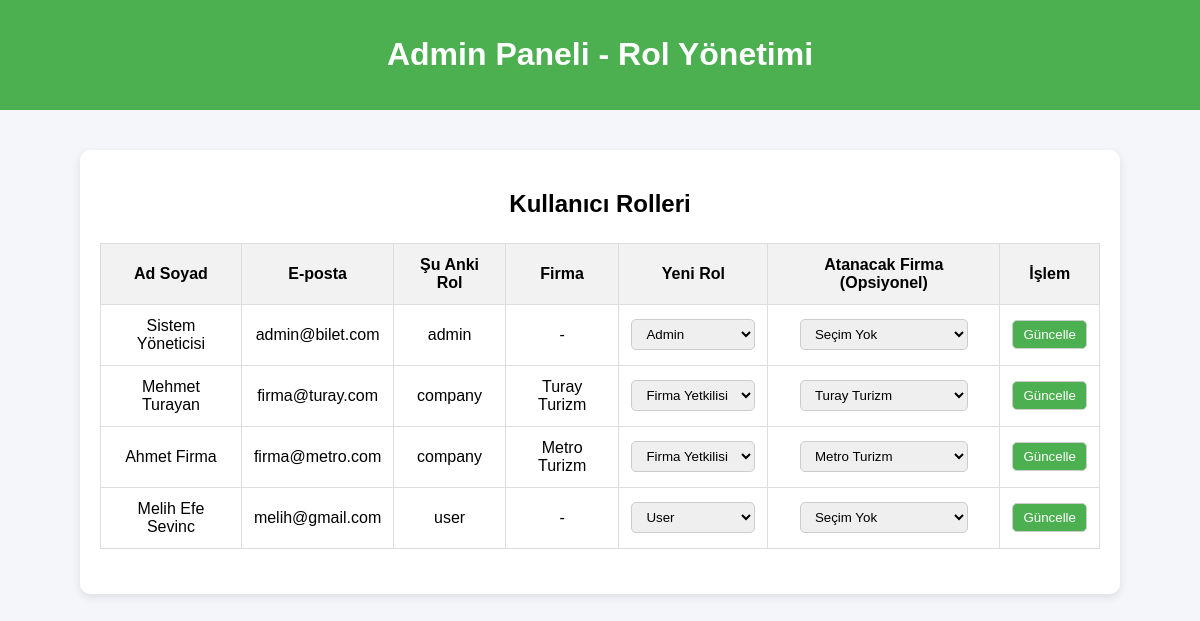
The app's page /manage_roles.php (signed in) with its own data.
### tables this page shows
CREATE TABLE User (
    id TEXT PRIMARY KEY,
    full_name TEXT,
    email TEXT UNIQUE NOT NULL,
    role TEXT NOT NULL CHECK(role IN ('user', 'company', 'admin')),
    password TEXT NOT NULL,
    company_id TEXT,
    balance INTEGER DEFAULT 800,
    created_at TIMESTAMP NOT NULL DEFAULT CURRENT_TIMESTAMP,
    FOREIGN KEY (company_id) REFERENCES Bus_Company(id)
);

CREATE TABLE Bus_Company (
    id TEXT PRIMARY KEY,
    name TEXT UNIQUE NOT NULL,
    logo_path TEXT,
    created_at TIMESTAMP DEFAULT CURRENT_TIMESTAMP
);

### manage_roles.php (the view, shortened to what this page needs)
<?php
require_once 'includes/config.php';
$stmt = $db->prepare("SELECT * FROM User WHERE id = :id");
$stmt->execute([':id' => $_SESSION['user_id']]);
$users = $db->query("SELECT * FROM User ORDER BY created_at DESC")->fetchAll(PDO::FETCH_ASSOC);
$companies = $db->query("SELECT * FROM Bus_Company ORDER BY name ASC")->fetchAll(PDO::FETCH_ASSOC);
?>
<!DOCTYPE html>
<html lang="tr">
<head>
</head>
<body>
<header>
    <h1>Admin Paneli - Rol Yönetimi</h1>
</header>
<div class="container">
    <h2>Kullanıcı Rolleri</h2>
    <table>
        <tr>
            <th>Ad Soyad</th>
            <th>E-posta</th>
            <th>Şu Anki Rol</th>
            <th>Firma</th>
            <th>Yeni Rol</th>
            <th>Atanacak Firma (Opsiyonel)</th>
            <th>İşlem</th>
        </tr>
        <?php foreach ($users as $user): ?>
            <tr>
                <form method="POST">
                    <td><?= htmlspecialchars($user['full_name']) ?></td>
                    <td><?= htmlspecialchars($user['email']) ?></td>
                    <td><?= htmlspecialchars($user['role']) ?></td>
                    <td>
                        <?php
                        if ($user['company_id']) {
                            $stmt = $db->prepare("SELECT name FROM Bus_Company WHERE id = :id");
                            $stmt->execute([':id' => $user['company_id']]);
                            $company = $stmt->fetchColumn();
                            echo htmlspecialchars($company ?: '-');
                        } else {
                            echo '-';
                        }
                        ?>
                    </td>
                    <td>
                        <select name="new_role">
                            <option value="user" <?= $user['role'] === 'user' ? 'selected' : '' ?>>User</option>
                            <option value="company" <?= $user['role'] === 'company' ? 'selected' : '' ?>>Firma Yetkilisi</option>
                            <option value="admin" <?= $user['role'] === 'admin' ? 'selected' : '' ?>>Admin</option>
                        </select>
                    </td>
                    <td>
                        <select name="company_id">
                            <option value="">Seçim Yok</option>
                            <?php foreach ($companies as $c): ?>
                                <option value="<?= $c['id'] ?>" <?= $user['company_id'] === $c['id'] ? 'selected' : '' ?>>
                                    <?= htmlspecialchars($c['name']) ?>
                                </option>
                            <?php endforeach; ?>
                        </select>
                    </td>
                    <td>
                        <button type="submit" name="update_role">Güncelle</button>
                    </td>
                </form>
            </tr>
        <?php endforeach; ?>
    </table>
</div>
</body>
</html>

### manage_roles.php (style rules this page uses)
body { font-family: Arial, sans-serif; background-color: #f4f6f9; margin: 0; }
header { background-color: #4CAF50; color: white; padding: 15px; text-align: center; }
.container { max-width: 1000px; background: white; margin: 40px auto; padding: 20px; border-radius: 10px; box-shadow: 0 3px 10px rgba(0,0,0,0.1); }
h2 { text-align: center; margin-bottom: 25px; }
table { width: 100%; border-collapse: collapse; margin-bottom: 25px; }
th, td { border: 1px solid #ddd; text-align: center; padding: 12px; }
th { background-color: #f2f2f2; }
select, button { padding: 6px 10px; border-radius: 5px; border: 1px solid #ccc; }
button { background-color: #4CAF50; color: white; cursor: pointer; }

### records on screen
user: full_name "Sistem Yöneticisi", email "admin@bilet.com", role "admin", new_role "Admin"
user: full_name "Mehmet Turayan", email "firma@turay.com", role "company", company.name "Turay Turizm", new_role "Firma Yetkilisi", company_id "Turay Turizm"
user: full_name "Ahmet Firma", email "firma@metro.com", role "company", company.name "Metro Turizm", new_role "Firma Yetkilisi", company_id "Metro Turizm"
user: full_name "Melih Efe Sevinc", email "melih@gmail.com", role "user", new_role "User"
